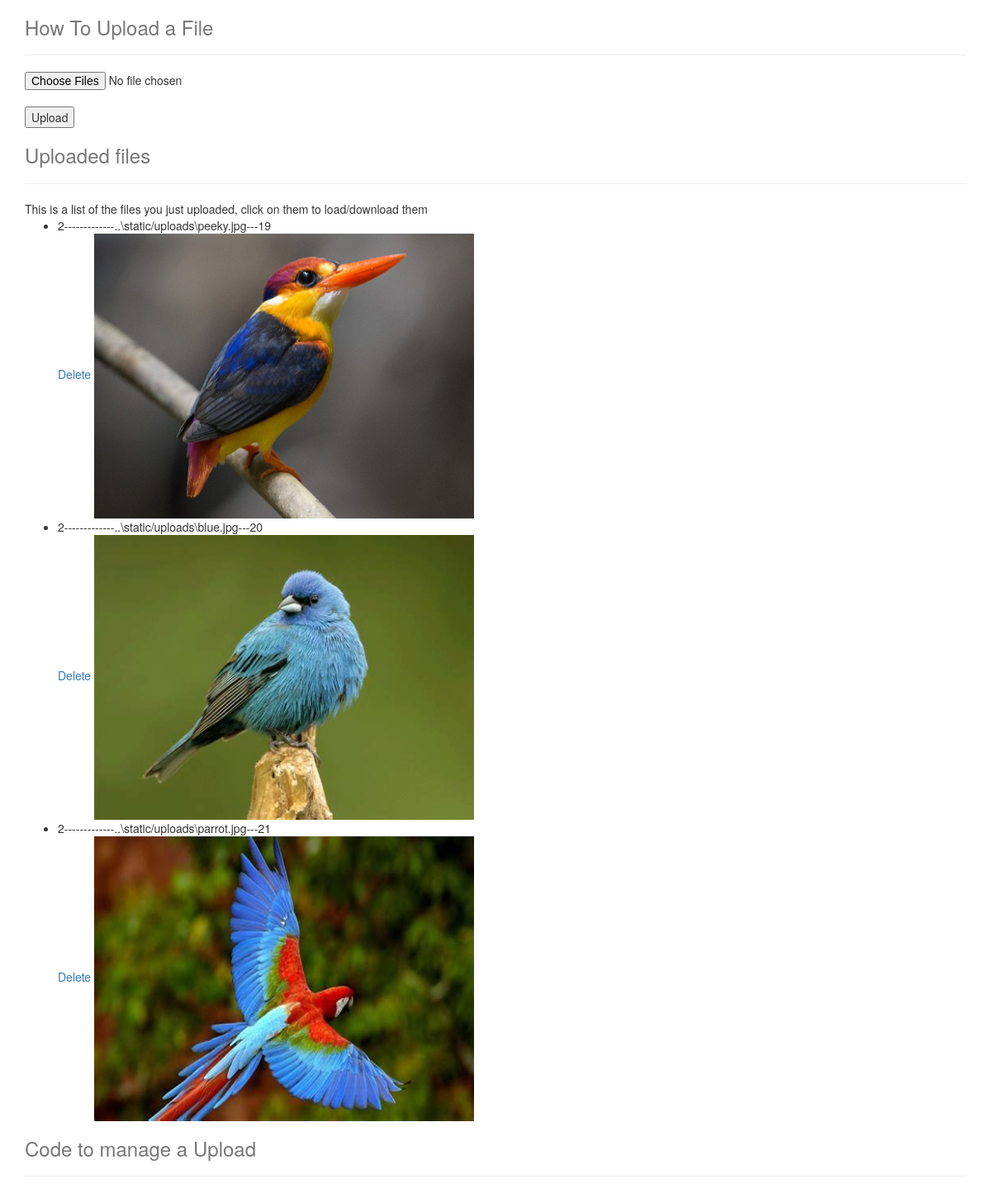
Page /photo_upload/2 on the committed database.
### models.py (models this page shows)
class Photo(db.Model):
    id = db.Column(db.Integer, primary_key = True)
    album_id = db.Column(db.Integer, db.ForeignKey('album.id'))
    image = db.Column(db.String(100))

### views.py (the view, shortened to what this page needs)
@app.route('/photo_upload/<album_id>', methods=['GET','POST'])
def photo_upload(album_id):
    uploaded_files = request.files.getlist("file[]")
    filenames = []
    photos = Photo.query.filter_by(album_id=album_id).all()
    return render_template('upload.html', photos=photos, album_id = album_id)

### templates/upload.html (shortened to what this page needs)
<!DOCTYPE html>
<html lang="en">
<head>
    <link href="//netdna.bootstrapcdn.com/bootstrap/3.0.0/css/bootstrap.min.css" rel="stylesheet">
</head>
<body>
    <div class="container">
        <div class="header">
            <h3 class="text-muted">How To Upload a File</h3>
        </div>
        <hr/>
        <div>
            <form method="post" enctype="multipart/form-data">
                <input type="file" multiple="" name="file[]" class="span3" /><br />
                <input type="submit" value="Upload" class="span2">
            </form>
        </div>
    </div>
    <div class="container">
        <div class="header">
            <h3 class="text-muted">Uploaded files</h3>
        </div>
        <hr/>
        <div>
            This is a list of the files you just uploaded, click on them to load/download them
            <ul>
                {% for photo in photos %}
                <li>{{photo.album_id}}-------------{{photo.image}}---{{photo.id}}
                </li>
                <a href="/delete_photo/{{photo.album_id}}/{{photo.id}}">Delete</a>
                <img src="{{photo.image}}" alt="Robot Image" width="460" height="345"> {% endfor %}
            </ul>
        </div>
        <div class="header">
            <h3 class="text-muted">Code to manage a Upload</h3>
        </div>
        <hr/>
    </div>
</body>
</html>

### rows in the picture
Photo: album_id "2", image "..\\static/uploads\\peeky.jpg", id "19", shows a picture
Photo: album_id "2", image "..\\static/uploads\\blue.jpg", id "20", shows a picture
Photo: album_id "2", image "..\\static/uploads\\parrot.jpg", id "21", shows a picture
